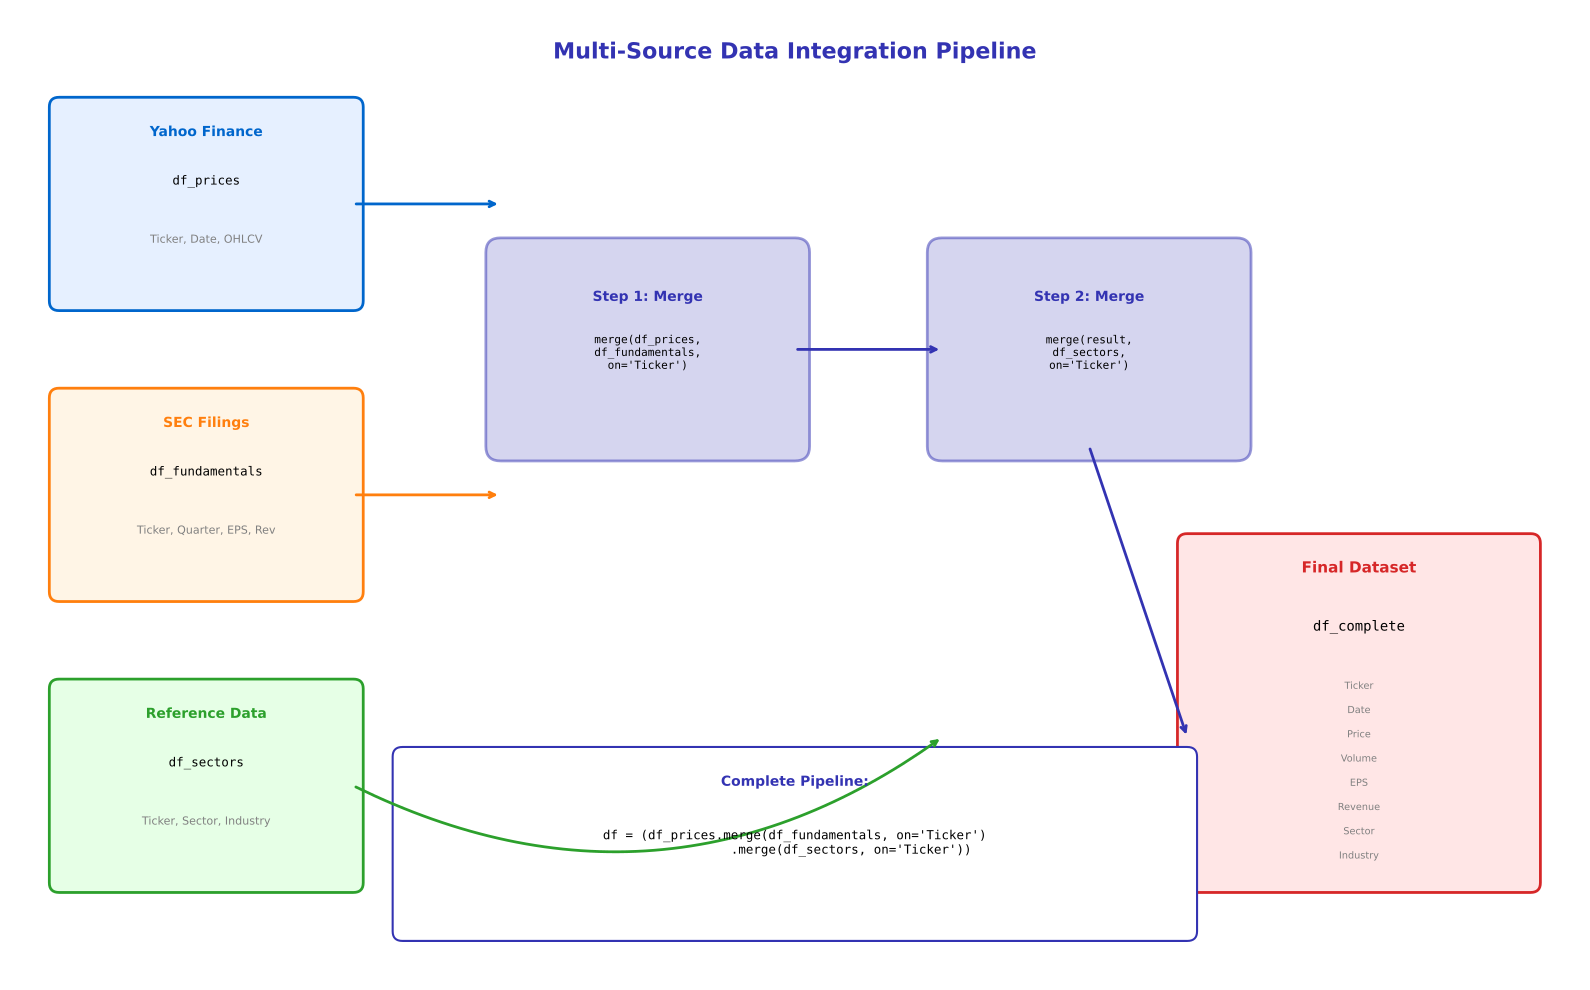

Write the Python code that produced this figure.
"""Multi-Source Integration - Combining data from multiple sources"""
import matplotlib.pyplot as plt
import matplotlib.patches as patches
from matplotlib.patches import FancyBboxPatch, FancyArrowPatch
import numpy as np
from pathlib import Path

# Standard matplotlib configuration
plt.rcParams.update({
    'font.size': 10,
    'axes.labelsize': 10,
    'axes.titlesize': 11,
    'xtick.labelsize': 9,
    'ytick.labelsize': 9,
    'legend.fontsize': 9,
    'figure.figsize': (10, 6),
    'figure.dpi': 150
})

# Course colors
MLPURPLE = '#3333B2'
MLLAVENDER = '#ADADE0'
MLBLUE = '#0066CC'
MLORANGE = '#FF7F0E'
MLGREEN = '#2CA02C'
MLRED = '#D62728'

fig, ax = plt.subplots(figsize=(16, 10))
ax.set_xlim(0, 16)
ax.set_ylim(0, 10)
ax.axis('off')

# Title
ax.text(8, 9.5, 'Multi-Source Data Integration Pipeline', ha='center',
        fontsize=16, fontweight='bold', color=MLPURPLE)

# Source 1: Price Data
src1_box = FancyBboxPatch((0.5, 7), 3, 2, boxstyle="round,pad=0.1",
                          edgecolor=MLBLUE, facecolor='#E6F0FF', linewidth=2)
ax.add_patch(src1_box)
ax.text(2, 8.7, 'Yahoo Finance', ha='center', fontsize=10, fontweight='bold', color=MLBLUE)
ax.text(2, 8.2, 'df_prices', ha='center', fontsize=9, family='monospace')
ax.text(2, 7.6, 'Ticker, Date, OHLCV', ha='center', fontsize=8, color='gray')

# Source 2: Fundamentals
src2_box = FancyBboxPatch((0.5, 4), 3, 2, boxstyle="round,pad=0.1",
                          edgecolor=MLORANGE, facecolor='#FFF5E6', linewidth=2)
ax.add_patch(src2_box)
ax.text(2, 5.7, 'SEC Filings', ha='center', fontsize=10, fontweight='bold', color=MLORANGE)
ax.text(2, 5.2, 'df_fundamentals', ha='center', fontsize=9, family='monospace')
ax.text(2, 4.6, 'Ticker, Quarter, EPS, Rev', ha='center', fontsize=8, color='gray')

# Source 3: Sector Data
src3_box = FancyBboxPatch((0.5, 1), 3, 2, boxstyle="round,pad=0.1",
                          edgecolor=MLGREEN, facecolor='#E6FFE6', linewidth=2)
ax.add_patch(src3_box)
ax.text(2, 2.7, 'Reference Data', ha='center', fontsize=10, fontweight='bold', color=MLGREEN)
ax.text(2, 2.2, 'df_sectors', ha='center', fontsize=9, family='monospace')
ax.text(2, 1.6, 'Ticker, Sector, Industry', ha='center', fontsize=8, color='gray')

# Merge steps
merge1_box = FancyBboxPatch((5, 5.5), 3, 2, boxstyle="round,pad=0.15",
                            edgecolor=MLPURPLE, facecolor=MLLAVENDER, alpha=0.5, linewidth=2)
ax.add_patch(merge1_box)
ax.text(6.5, 7, 'Step 1: Merge', ha='center', fontsize=10, fontweight='bold', color=MLPURPLE)
ax.text(6.5, 6.3, "merge(df_prices,\ndf_fundamentals,\non='Ticker')", ha='center',
        fontsize=8, family='monospace')

merge2_box = FancyBboxPatch((9.5, 5.5), 3, 2, boxstyle="round,pad=0.15",
                            edgecolor=MLPURPLE, facecolor=MLLAVENDER, alpha=0.5, linewidth=2)
ax.add_patch(merge2_box)
ax.text(11, 7, 'Step 2: Merge', ha='center', fontsize=10, fontweight='bold', color=MLPURPLE)
ax.text(11, 6.3, "merge(result,\ndf_sectors,\non='Ticker')", ha='center',
        fontsize=8, family='monospace')

# Final result
result_box = FancyBboxPatch((12, 1), 3.5, 3.5, boxstyle="round,pad=0.1",
                            edgecolor=MLRED, facecolor='#FFE6E6', linewidth=2)
ax.add_patch(result_box)
ax.text(13.75, 4.2, 'Final Dataset', ha='center', fontsize=11, fontweight='bold', color=MLRED)
ax.text(13.75, 3.6, 'df_complete', ha='center', fontsize=10, family='monospace')

columns = ['Ticker', 'Date', 'Price', 'Volume', 'EPS', 'Revenue', 'Sector', 'Industry']
for i, col in enumerate(columns):
    ax.text(13.75, 3.0 - i*0.25, col, ha='center', fontsize=7, color='gray')

# Arrows
ax.annotate('', xy=(5, 8), xytext=(3.5, 8),
            arrowprops=dict(arrowstyle='->', color=MLBLUE, lw=2))
ax.annotate('', xy=(5, 5), xytext=(3.5, 5),
            arrowprops=dict(arrowstyle='->', color=MLORANGE, lw=2))
ax.annotate('', xy=(9.5, 6.5), xytext=(8, 6.5),
            arrowprops=dict(arrowstyle='->', color=MLPURPLE, lw=2))
ax.annotate('', xy=(9.5, 2.5), xytext=(3.5, 2),
            arrowprops=dict(arrowstyle='->', color=MLGREEN, lw=2,
                           connectionstyle='arc3,rad=0.3'))
ax.annotate('', xy=(12, 2.5), xytext=(11, 5.5),
            arrowprops=dict(arrowstyle='->', color=MLPURPLE, lw=2))

# Code snippet at bottom
code_box = FancyBboxPatch((4, 0.5), 8, 1.8, boxstyle="round,pad=0.1",
                          edgecolor=MLPURPLE, facecolor='white', linewidth=1.5)
ax.add_patch(code_box)
ax.text(8, 2.0, 'Complete Pipeline:', ha='center', fontsize=10, fontweight='bold', color=MLPURPLE)
ax.text(8, 1.3, "df = (df_prices.merge(df_fundamentals, on='Ticker')\n               .merge(df_sectors, on='Ticker'))",
        ha='center', fontsize=9, family='monospace')

plt.tight_layout()
plt.savefig(Path(__file__).parent / 'chart.pdf', dpi=300, bbox_inches='tight')
plt.close()
